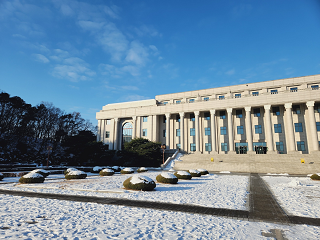
#> input picture images/left_school.png, 320 x 240 px, found by its file name
$ python main.py
#> lines starting #> are read from the running program, lines starting #| are printed output that depends on the picture; long printed decimals are rounded
import cv2
from numpy import linalg
import numpy as np
import math

# RANSAC에서 동일한 결과를 얻기 위한 Seed 고정
np.random.seed(1)

# SIFT 알고리즘을 이용하여 특징점들과 기술자들을 추출하는 함수
def SIFT_detect(img):
    sift = cv2.SIFT_create()
    kp, des = sift.detectAndCompute(img, None)
    kp = np.float32([kp.pt for kp in kp])
    return kp, des

# 기술자들을 정규화 시켜주는 함수
def descriptor_normalizer(feature_vec):
  # normalize descriptors to zero mean and unit std
  m = np.expand_dims(feature_vec.mean(axis=1), axis=1)
  s = np.expand_dims(feature_vec.std(axis=1), axis=1)
  return (feature_vec-m)/s

# 특징점들의 기술자들중 유사한 것끼리 매칭을 진행해준다
def compute_raw_matches(des1, des2, numOfmatches = 2):
    raw_matches = []
    for i, source in enumerate(des1):
        distance_list = np.array([linalg.norm(source - des2, axis=1), # 두 기술자 벡터의 유클리디안 거리(L2 norm)를 구한다
                                  i * np.ones(len(des2)), [i for i in range(len(des2))]]).transpose()
        sd = distance_list[distance_list[:, 0].argsort()] # 거리에 따라 정렬시킨다
        raw_matches.append(sd[:numOfmatches])
    raw_matches = np.array(raw_matches)
    return raw_matches

# Raw한 매칭 중에서 좋은 매칭들을 찾아주는 함수
def filter_matches(raw_matches, distance_ratio = 1.0):
    good_matches = []
    for match in raw_matches:
        # 가장 좋은 match(match[0.0])의 거리 오차가 그 다음 match(match[1,0])보다 distance ratio의 비율보다 작을 것을 good match로 판단한다.
        if len(match) == 2 and match[0,0] < match[1,0] * distance_ratio:
            good_matches.append((match[0,1], match[0,2]))

    return good_matches

# Homography matrix를 계산해주는 함수이다
def calculate_homography(pts1, pts2):
    homography_list = []

    # 두 이미지의 특징점들을 이용하여 Homography를 계산한다.
    for a, b in zip(pts1, pts2):
        p1 = np.array([a[0], a[1], 1]) # 특징점 1의 homogeneous 좌표
        p2 = np.array([b[0], b[1], 1]) # 특징점 2의 homogeneous 좌표

        a2 = [0, 0, 0, -p2[2] * p1[0], -p2[2] * p1[1], -p2[2] * p1[2],
              p2[1] * p1[0], p2[1] * p1[1], p2[1] * p1[2]]

        a1 = [-p2[2] * p1[0], -p2[2] * p1[1], -p2[2] * p1[2], 0, 0, 0,
              p2[0] * p1[0], p2[0] * p1[1], p2[0] * p1[2]]

        homography_list.append(a1)
        homography_list.append(a2)

    matrixA = np.array(homography_list)

    # svd composition
    u, s, v = np.linalg.svd(matrixA)

    # reshape the min singular value into a 3 by 3 matrix
    h = np.reshape(v[8, :], (3, 3))

    # normalize and now we ve h
    h = (1 / h[2, 2]) * h
    return h

# 두 점간의 거리를 구해주는 함수이다
def geometricDistance(cpa, cpb, h):
    p1 = np.transpose(np.array([cpa[0], cpa[1], 1])) # Homogeneous 좌표계로 만든다
    estimatep2 = np.dot(h, p1) # p1을 Homography matrix와 내적하여 변환시킨다
    estimatep2 = (1/estimatep2.item(2))*estimatep2 # 변환된 p1을 (x, y, 1) 꼴로 만들어주기 위해서, 마지막 2번째 element으로 나눠준다

    p2 = np.transpose(np.array([cpb[0], cpb[1], 1])) # p2를 Homogeneous 좌표계로 만든다
    error = p2 - estimatep2 # 변환된 p1과 p2간의 차이 벡터를 구한다
    return linalg.norm(error) # 차이 벡터의 L2 norm을 반환한다

# RANSAC을 이용하여 Homography matrix를 계산
def match_ransac(pts1, pts2, threshold):
    maxInliers = 0
    homography = None
    for i in range(1000):
        # homography 계산을 위해 4개의 random point 찾기
        index_rand = np.random.randint(0, len(pts1), 4) # 4개의 임의의 인덱스 추출
        pts1_rand = pts1[index_rand]
        pts2_rand = pts2[index_rand]

        # Random 포인트를 기반으로 homography matrix 계산
        H = calculate_homography(pts1_rand, pts2_rand)

        status = np.zeros(pts1.shape[0])
        inliers = 0 # Inlier의 갯수를 0으로 초기화

        for i in range(len(pts1)):
            distance = geometricDistance(pts1[i], pts2[i], H) # Homography matrix에 의해 변환된 점과 대응되는 점 간의 거리 구하기
            if distance < threshold: # Threshold 이하이면 inlier로 판단
                status[i] = 1 # inlier 인덱스 체크
                inliers += 1 # inlier의 갯수 증가

        # 가장 많은 inlier를 가지고 있는 상태를 저장한다
        if inliers > maxInliers:
            maxInliers = inliers
            homography = H

        # inlier 갯수가 최대치에 도달하면 최종 homogrphy 구한다
        if maxInliers > (len(pts1) * 0.5):
            break

    return homography, status

# 2개의 이미지를 stitch 해주는 함수, 위에서 정의한 함수들이 사용된다
def images_stitching(imgL, imgR):

    # Extract SIFT keypoints and descriptors (각 이미지에 대해 keypoint와 descriptor를 계산한다)
    kpL, desL = SIFT_detect(imgL)
    kpR, desR = SIFT_detect(imgR)

    # Normalize descriptors (Descriptor 정규화를 진행)
    normalized_desL = descriptor_normalizer(desL)
    normalized_desR = descriptor_normalizer(desR)

    # 먼저 초기의 Raw matches를 구한다
    raw_matches = compute_raw_matches(normalized_desL, normalized_desR)

    # Refine하여 Good matches를 구한다
    matches = filter_matches(raw_matches, distance_ratio=0.6)

    if len(matches) > 4:
        # construct the two sets of points
        ptsL = np.float32([kpL[int(i)] for (i, _) in matches]) # 특징점 1
        ptsR = np.float32([kpR[int(i)] for (_, i) in matches]) # 특징점 2

        # RANSAC을 이용해 두 점들의 집합간 Homography matrix를 구한다
        H, status = match_ransac(ptsL, ptsR, 5.0)

        # Homography 행렬을 반환한다
        return matches, H, status, kpL, kpR

    # Homography가 계산이 안되는 경우 아무것도 반환하지 않는다
    return None

# ( x, y, z )꼴의 homogeneous 좌표를 (x,y,1)로 만들고 x,y점을 반환하는 함수
def homogeneous_coordinate(coordinate):
    x = coordinate[0]/coordinate[2]
    y = coordinate[1]/coordinate[2]
    return x, y

# Backward image warping
def warp(image, homography):
    print("Warping is started.")
    image_array = np.array(image)
    row_number, column_number = int(image_array.shape[0]), int(image_array.shape[1])

    # 사진 네 모서리 꼭지점을 homogenous 좌표계로 바꾼다
    up_left_cor_x, up_left_cor_y = homogeneous_coordinate(np.dot(homography, [[0],[0],[1]]))
    up_right_cor_x, up_right_cor_y = homogeneous_coordinate(np.dot(homography, [[column_number-1],[0],[1]]))
    low_left_cor_x, low_left_cor_y = homogeneous_coordinate(np.dot(homography, [[0],[row_number-1],[1]]))
    low_right_cor_x, low_right_cor_y = homogeneous_coordinate(np.dot(homography, [[column_number-1],[row_number-1],[1]]))

    # homography에 의해 변환된 네 꼭지점들
    x_values = [up_left_cor_x, up_right_cor_x, low_right_cor_x, low_left_cor_x]
    y_values = [up_left_cor_y, up_right_cor_y, low_left_cor_y,  low_right_cor_y]
    print("x_values: ", x_values, "\n y_values: ", y_values)

    # 변환된 꼭지점들의 최소 x, y 값
    offset_x = math.floor(min(x_values))
    offset_y = math.floor(min(y_values))
    print("offset_x: ", offset_x, "\t size_y: ", offset_y)

    # 변환된 꼭지점들의 최대 x, y 값
    max_x = math.ceil(max(x_values))
    max_y = math.ceil(max(y_values))

    # output 사이즈: 결과적으로 x_values, y_values의 최대와 최소의 차이를 사이즈로 만든다
    size_x = max_x - offset_x
    size_y = max_y - offset_y
    print("size_x: ", size_x, "\t size_y: ", size_y)

    # Backward Warping을 위해서 homography 역행렬을 구한다
    homography_inverse = np.linalg.inv(homography)
    print("Homography inverse: ", "\n", homography_inverse)

    # ouput을 먼저 만든다
    result = np.zeros((size_y, size_x, 3))

    # Backward warping은 output의 좌표에 대응되는 값을 source에서 찾는다
    # 이로 인해, output에서는 black hole들이 생기지 않는다는 장점이 있다
    for x in range(size_x): # ouput의 x좌표
        for y in range(size_y): # ouput의 y좌표
            # Inverse Homography matrix를 이용하여
            point_xy = homogeneous_coordinate(np.dot(homography_inverse, [[x+ offset_x], [y+offset_y], [1]]))
            point_x = int(point_xy[0]) # source의 x좌표
            point_y = int(point_xy[1]) # source의 y좌표
            if (point_x >= 0 and point_x < column_number and point_y >= 0 and point_y < row_number): # output 영역 안에서만 정의
                result[y, x, :] = image_array[point_y, point_x, :]

    print("Warping is completed.")
    return result, offset_x, offset_y

# 3개의 이미지를 하나의 이미지로 만들어준다
def blend3images(left, middle, right, left_middle_offset_x, left_middle_offset_y, right_middle_offset_x, right_middle_offset_y):

    # 각 이미지들의 높이와 너비를 파악
    rows_left, columns_left = int(left.shape[0]), int(left.shape[1])
    rows_middle, columns_middle = int(middle.shape[0]), int(middle.shape[1])
    rows_right, columns_right = int(right.shape[0]), int(right.shape[1])

    # x좌표의 최대, 최소를 구한다
    x_min = min([left_middle_offset_x, right_middle_offset_x, 0])
    x_max = max([left_middle_offset_x+columns_left, right_middle_offset_x+columns_right, columns_middle])

    # y좌표의 최대와 최소를 구한다
    y_min = min([left_middle_offset_y, right_middle_offset_y, 0])
    y_max = max([rows_left+left_middle_offset_y, rows_right+right_middle_offset_y, rows_middle])

    # Output의 사이즈를 결정
    size_x = x_max - x_min
    size_y = y_max - y_min

    # 3개의 이미지가 섞인 출력을 먼저 정의
    blending = np.zeros((size_y, size_x, 3))

    # left 이미지부터 출력에 붙여준다
    blending[:rows_left, :columns_left, :] = left[:, :, :]

    # right 이미지를 출력에 붙여준다
    blending[size_y-rows_right:, size_x-columns_right:, :] = right[:, :, :]
    blending[size_y - rows_right:, size_x - columns_right:, :] = np.where(
        blending[size_y - rows_right:, size_x - columns_right:, :] == [0, 0, 0],
        right[:, :, :], blending[size_y - rows_right:, size_x - columns_right:, :])

    # middle 이미지를 출력에 붙여준다
    blending[-left_middle_offset_y:rows_middle - left_middle_offset_y,
    -left_middle_offset_x:columns_middle - left_middle_offset_x, :] = middle[:, :, :]

    # output의 크기 이외의 영역들을 잘라준다
    blending[-left_middle_offset_y:rows_middle-left_middle_offset_y, -left_middle_offset_x:columns_middle-left_middle_offset_x, :] = \
       np.where(np.mean(middle[:2], axis=0) <
                np.mean(blending[-left_middle_offset_y:rows_middle-left_middle_offset_y, -left_middle_offset_x:columns_middle-left_middle_offset_x, :][:2], axis=0),
                blending[-left_middle_offset_y:rows_middle-left_middle_offset_y, -left_middle_offset_x:columns_middle-left_middle_offset_x, :], middle)

    print("Blending is completed.")
    return blending

if __name__ == '__main__':

    imgL = cv2.imread('left_school.png') # 좌측 이미지
#> imgL is the input picture: shape (240, 320, 3); mean B, G, R 160.1, 139.2, 112.8
    imgM = cv2.imread('middle_school.png') # 중간 이미지
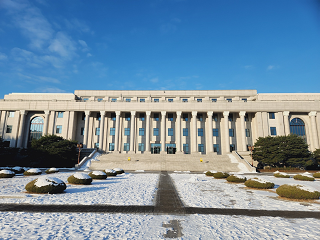
#> input picture images/middle_school.png, 320 x 240 px, found by its file name
#> imgM is the input picture: shape (240, 320, 3); mean B, G, R 162, 143.1, 118.3
    imgR = cv2.imread('right_school.png') # 오른쪽 이미지
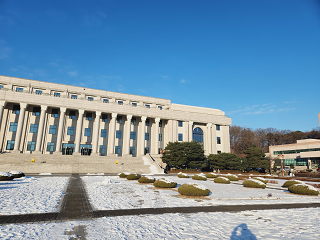
#> input picture images/right_school.png, 320 x 240 px, found by its file name
#> imgR is the input picture: shape (240, 320, 3); mean B, G, R 167.9, 146.6, 117.8

    # matches features between two images
    M1 = images_stitching(imgL, imgM) # 좌측-중간 이미지 매칭
#> in SIFT_detect, `kp, des = sift.detectAndCompute(img, None)`: kp = 508 keypoints; strongest (x, y, size): (142, 168, 2.2), (127, 169, 2.9), (277, 109, 8.1), (190, 115, 5.5)
#> in SIFT_detect, `kp = np.float32([kp.pt for kp in kp])`: kp = 508 pairs, first value 2.99 to 316.7, second value 54.93 to 237
#> in images_stitching, `kpL, desL = SIFT_detect(imgL)`: kpL has the same summary as kp in SIFT_detect
#> in SIFT_detect (call 2), `kp, des = sift.detectAndCompute(img, None)`: kp = 500 keypoints; strongest (x, y, size): (52, 169, 2.2), (186, 116, 6.2), (171, 115, 6.1), (126, 115, 5.6)
#> in images_stitching, `kpR, desR = SIFT_detect(imgR)`: kpR = 500 pairs, first value 2.48 to 315.7, second value 45.79 to 236.8
#> in descriptor_normalizer, `m = np.expand_dims(feature_vec.mean(axis=1), axis=1)`: m = 508 values, max 36.28 at index 37, min 17.14 at index 503, mean 26.97
#> in descriptor_normalizer, `s = np.expand_dims(feature_vec.std(axis=1), axis=1)`: s = 508 values, max 41.8 at index 503, min 27.1 at index 37, mean 35.95
#> in descriptor_normalizer (call 2), `m = np.expand_dims(feature_vec.mean(axis=1), axis=1)`: m = 500 values, max 36.16 at index 16, min 16.15 at index 269, mean 25.87
#> in descriptor_normalizer (call 2), `s = np.expand_dims(feature_vec.std(axis=1), axis=1)`: s = 500 values, max 42.21 at index 269, min 27.19 at index 16, mean 36.84
#> in descriptor_normalizer (call 2), `return (feature_vec-m)/s`:
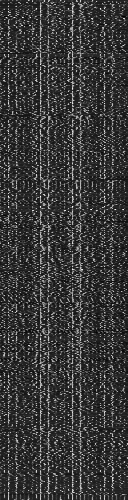
#> returned value: shape (500, 128) float32; min -1.33, max 4.65, mean 4.94e-11; drawn with min black and max white
#> after the loop in compute_raw_matches, `for i, source in enumerate(des1):`: raw_matches = 508 items, first 6: [[10.55, 0, 179], [10.55, 0, 111]], [[10.47, 1, 150], [10.57, 1, 274]], [[10.28, 2, 469], [10.31, 2, 431]], [[8.14, 3, 480], [8.24, 3, 477]], [[7.54, 4, 477], [7.64, 4, 478]], [[9.91, 5, 355], [10.32, 5, 170]]
#> the loop in filter_matches, `for match in raw_matches:` made 508 passes
#> match on passes 1 to 3: [[10.55, 0, 179], [10.55, 0, 111]], [[10.47, 1, 150], [10.57, 1, 274]], [[10.28, 2, 469], [10.31, 2, 431]]
#> after the loop in filter_matches, `for match in raw_matches:`: good_matches = 117 pairs, first value 155 to 497, second value 9 to 338
#> in images_stitching, `matches = filter_matches(raw_matches, distance_ratio=0.6)`: matches has the same summary as good_matches in filter_matches
#> in images_stitching, `ptsL = np.float32([kpL[int(i)] for (i, _) in matches])`: ptsL = 117 pairs, first value 109.1 to 306.8, second value 54.93 to 234.2
#> in images_stitching, `ptsR = np.float32([kpR[int(i)] for (_, i) in matches])`: ptsR = 117 pairs, first value 8.11 to 206.8, second value 45.79 to 236
#> the loop in match_ransac, `for i in range(1000):` made 1 pass
#> (index_rand, maxInliers) on pass 1: ([37, 107, 12, 72], 89)
#> after the loop in match_ransac, `for i in range(1000):`: maxInliers = 89
#> in images_stitching, `H, status = match_ransac(ptsL, ptsR, 5.0)`: H = [[2.03, -0.0623, -200.5], [0.351, 1.93, -106.3], [0.00207, 0.0016, 1]]; status = 117 values, max 1 at index 0, min 0 at index 20, mean 0.761
#> M1 = 5 items
    M2 = images_stitching(imgR, imgM) # 중간-오른쪽 이미지 매칭
#> in SIFT_detect (call 3), `kp, des = sift.detectAndCompute(img, None)`: kp = 451 keypoints; strongest (x, y, size): (219, 142, 2.7), (105, 116, 6.4), (89, 115, 6.7), (121, 118, 6.2)
#> in SIFT_detect (call 4), `kp, des = sift.detectAndCompute(img, None)`: kp = 500 keypoints; strongest (x, y, size): (52, 169, 2.2), (186, 116, 6.2), (171, 115, 6.1), (126, 115, 5.6)
#> in descriptor_normalizer (call 3), `m = np.expand_dims(feature_vec.mean(axis=1), axis=1)`: m = 451 values, max 35.38 at index 179, min 17.15 at index 71, mean 26.09
#> in descriptor_normalizer (call 3), `s = np.expand_dims(feature_vec.std(axis=1), axis=1)`: s = 451 values, max 41.91 at index 71, min 28.23 at index 179, mean 36.66
#> in descriptor_normalizer (call 3), `return (feature_vec-m)/s`:
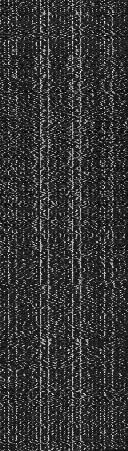
#> returned value: shape (451, 128) float32; min -1.24, max 4.63, mean -1.34e-09; drawn with min black and max white
#> the loop in filter_matches (call 2), `for match in raw_matches:` made 451 passes
#> match on passes 1 to 3: [[5.78, 0, 174], [5.82, 0, 34]], [[6.85, 1, 140], [9.99, 1, 100]], [[11.23, 2, 340], [11.32, 2, 311]]
#> the loop in match_ransac (call 2), `for i in range(1000):` made 1 pass
#> (index_rand, pts1_rand, pts2_rand) on pass 1: ([9, 75, 5, 79], [[50.82, 148.1], [160.5, 136.7], [21.96, 174.7], [166, 190]], [[141.5, 148], [247.9, 132.1], [122, 171.5], [260.6, 190.7]])

    if M1 is None or M2 is None:
        print("There's no matches between two images!")

    # otherwise, apply a perspective warp to stitch the images together
    (matches1, H1, status, kpsA, kpsB) = M1 # 매칭 정보로 부터 Homography matrix를 도출
    (matches2, H2, status2, kpsA2, kpsB2) = M2 # 매칭 정보로 부터 Homography matrix를 도출

    # Backward warping1
    warped_image_source1, source1_offset_x, source1_offset_y = warp(imgL, H1) # Backward warping을 이용하여 이미지 변환
#| x_values:  [array([-200.535]), array([270.214]), array([212.214]), array([-155.724])]
#|  y_values:  [array([-106.302]), array([3.458]), array([256.080]), array([228.309])]
#| offset_x:  -201 	 size_y:  -107
#| size_x:  472 	 size_y:  364
#| Homography inverse:
#|  [[ 4.20592175e-01 -5.20083080e-02  7.88146846e+01]
#|  [-1.14465793e-01  4.90928402e-01  2.92325201e+01]
#|  [-6.85288722e-04 -6.79908940e-04  7.90299922e-01]]
#> after the loop in warp, `for x in range(size_x):`:
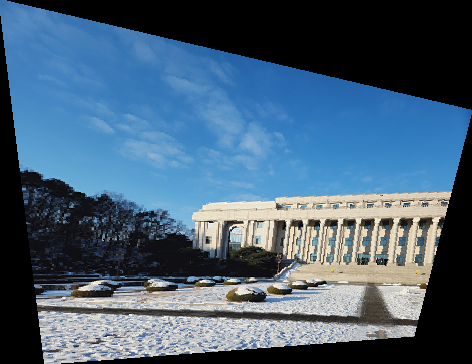
#> result: shape (364, 472, 3) float64; mean B, G, R 117.9, 96.8, 71.9
    warped_image_source2, source2_offset_x, source2_offset_y = warp(imgR, H2) # Backward warping을 이용하여 이미지 변환
#| x_values:  [array([89.186]), array([507.392]), array([538.838]), array([112.585])]
#|  y_values:  [array([24.988]), array([-107.384]), array([224.152]), array([280.342])]
#| offset_x:  89 	 size_y:  -108
#| size_x:  450 	 size_y:  389
#| Homography inverse:
#|  [[ 1.43869531e+00 -1.69026686e-01 -1.24087706e+02]
#|  [ 3.60028931e-01  1.13744644e+00 -6.05317334e+01]
#|  [ 2.17869890e-03 -3.40785405e-04  8.14206290e-01]]
#> after the loop in warp (call 2), `for x in range(size_x):`:
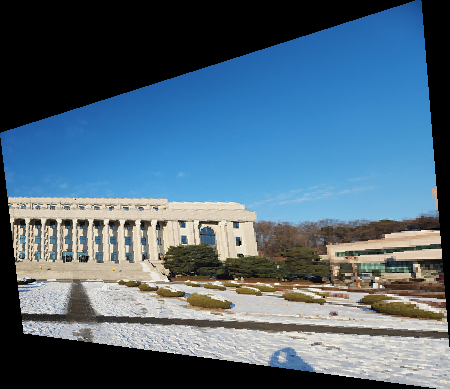
#> result: shape (389, 450, 3) float64; mean B, G, R 122.7, 105, 81.2

    # 3장의 이미지를 하나의 파노라마 이미지로 만들게 됩니다
    final_image = blend3images(warped_image_source1, np.array(imgM), warped_image_source2,
                                  source1_offset_x, source1_offset_y, source2_offset_x, source2_offset_y)
#> in blend3images, `blending[-left_middle_offset_y:rows_middle - left_middle_offset_y, -le..`:
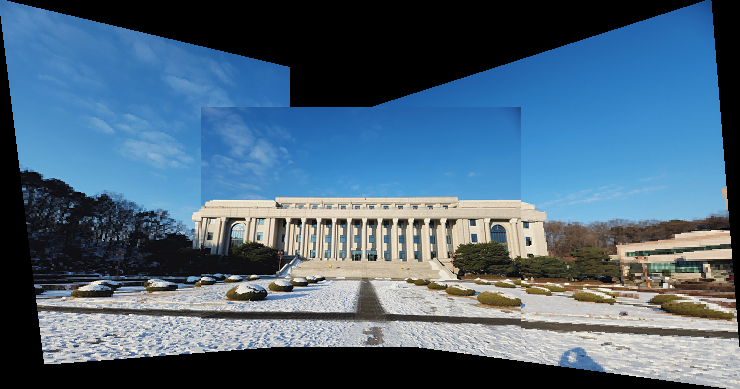
#> blending: shape (389, 740, 3) float64; mean B, G, R 122.9, 102.4, 77.3

    # OpenCV를 이용한 이미지 시각화 및 저장
    cv2.imshow('final_image', np.asarray(final_image, dtype=np.uint8))
    cv2.waitKey(0)
    # cv2.imwrite('result_campus.jpg', np.asarray(final_image, dtype=np.uint8)) # 이미지 저장
